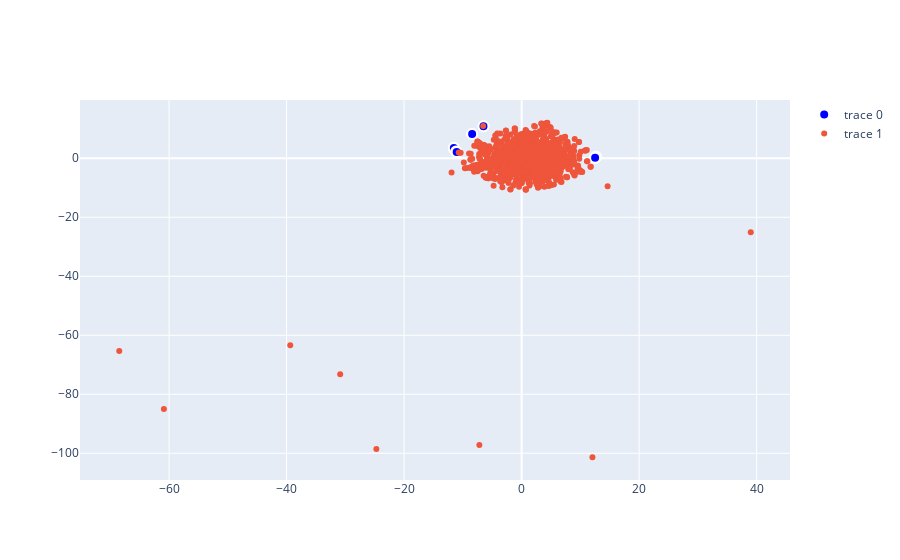

This figure's notebook cell:
### Code cell
project_TSNE(X300_embedded, highlited, words_random)

### Figure 1 — Plotly figure (JSON) as saved in the notebook; plotly's stock layout.template omitted (floating-point values rounded to 4 significant figures; data arrays with more than 128 entries replaced by an {"elided": "..."} marker saying what was removed)
{"data": [{"marker": {"color": "blue", "line": {"color": "white", "width": 2}, "size": 10}, "mode": "markers", "text": ["szkoda", "strata", "uszczerbek", "krzywda", "niesprawiedliwość", "nieszczęście", "kobieta", "mężczyzna", "pasażer", "pasażerka", "student", "studentka", "lekarz", "lekarka"], "type": "scatter", "x": [-11.52, -11.55, -11.53, -11.14, -10.98, -11.05, -8.424, -8.422, -6.465, -6.492, 12.66, 12.65, 12.5, 12.51], "y": [3.43, 3.502, 3.471, 2.326, 2.124, 2.133, 8.272, 8.26, 10.81, 10.85, 0.5347, 0.4939, 0.1228, 0.1684]}, {"mode": "markers", "text": {"elided": "1000 str values"}, "type": "scatter", "x": {"elided": "1000 float values"}, "y": {"elided": "1000 float values"}}], "layout": {}}
